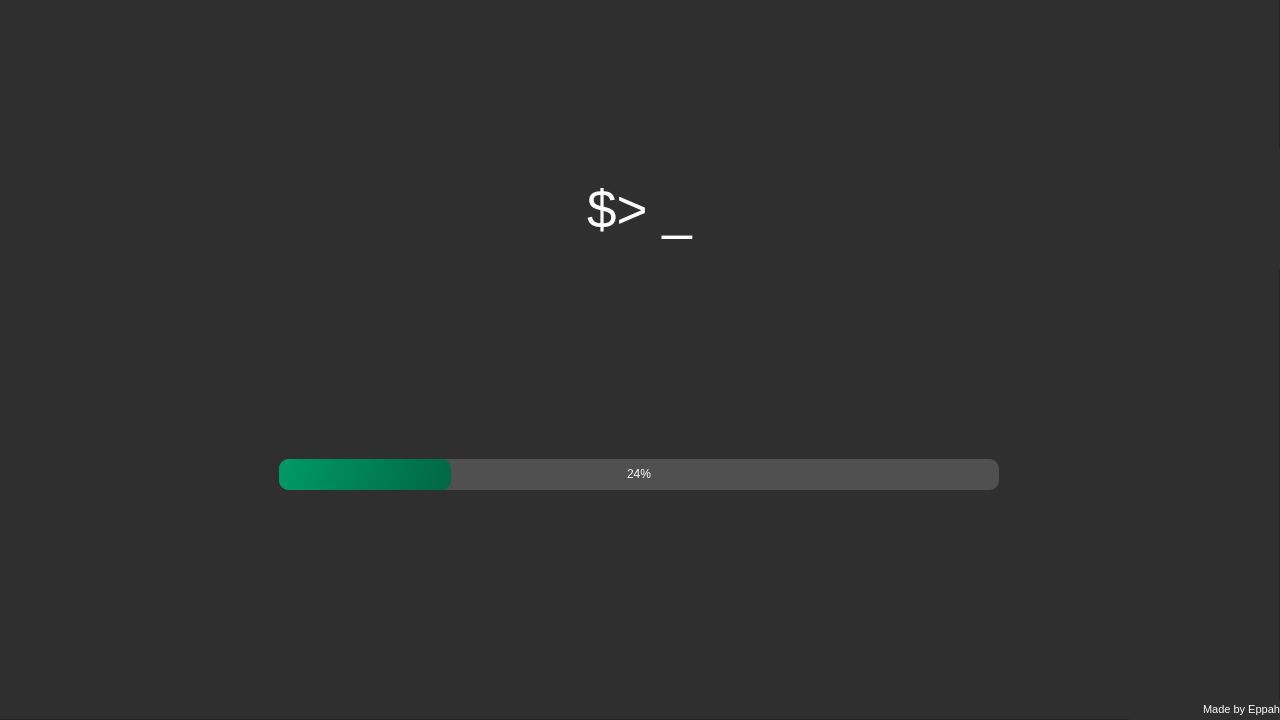
<?xml version="1.0" encoding="UTF-8"?>
<ui version="4.0">
 <class>CAM2ascii</class>
 <widget class="QMainWindow" name="CAM2ascii">
  <property name="geometry">
   <rect>
    <x>0</x>
    <y>0</y>
    <width>1280</width>
    <height>720</height>
   </rect>
  </property>
  <property name="minimumSize">
   <size>
    <width>1280</width>
    <height>720</height>
   </size>
  </property>
  <property name="maximumSize">
   <size>
    <width>1280</width>
    <height>720</height>
   </size>
  </property>
  <property name="windowTitle">
   <string notr="true">CAM2ascii</string>
  </property>
  <widget class="QWidget" name="centralwidget">
   <widget class="QFrame" name="loadingMenuFrame">
    <property name="geometry">
     <rect>
      <x>-1</x>
      <y>-1</y>
      <width>1281</width>
      <height>721</height>
     </rect>
    </property>
    <property name="styleSheet">
     <string notr="true">QFrame {
	
	background-color: rgb(47, 47, 47);
	color: white
}</string>
    </property>
    <property name="frameShape">
     <enum>QFrame::StyledPanel</enum>
    </property>
    <property name="frameShadow">
     <enum>QFrame::Raised</enum>
    </property>
    <widget class="QLabel" name="title">
     <property name="geometry">
      <rect>
       <x>0</x>
       <y>150</y>
       <width>1281</width>
       <height>121</height>
      </rect>
     </property>
     <property name="font">
      <font>
       <pointsize>40</pointsize>
      </font>
     </property>
     <property name="styleSheet">
      <string notr="true">QLabel {
	color: rgb(255, 255, 255)
}</string>
     </property>
     <property name="text">
      <string>$&gt; _</string>
     </property>
     <property name="alignment">
      <set>Qt::AlignCenter</set>
     </property>
    </widget>
    <widget class="QProgressBar" name="progressBar">
     <property name="geometry">
      <rect>
       <x>280</x>
       <y>460</y>
       <width>720</width>
       <height>31</height>
      </rect>
     </property>
     <property name="styleSheet">
      <string notr="true">QProgressBar {
	border-radius : 10px;
	border-style: none;
	background-color: rgb(80, 80, 80);
	color:white;
	text-align: center;
}

QProgressBar::chunk {
	border-radius : 10px;
	background-color: qlineargradient(spread:pad, x1:0, y1:0.512, x2:1, y2:0.579227, stop:0 rgba(0, 153, 102, 255), stop:1 rgba(0, 104, 69, 255));
}</string>
     </property>
     <property name="value">
      <number>24</number>
     </property>
    </widget>
    <widget class="QLabel" name="author">
     <property name="geometry">
      <rect>
       <x>1130</x>
       <y>700</y>
       <width>151</width>
       <height>21</height>
      </rect>
     </property>
     <property name="font">
      <font>
       <pointsize>8</pointsize>
      </font>
     </property>
     <property name="styleSheet">
      <string notr="true">QLabel {
	color:white
}</string>
     </property>
     <property name="text">
      <string>Made by Eppah</string>
     </property>
     <property name="alignment">
      <set>Qt::AlignRight|Qt::AlignTrailing|Qt::AlignVCenter</set>
     </property>
     <property name="margin">
      <number>2</number>
     </property>
    </widget>
   </widget>
  </widget>
 </widget>
 <resources/>
 <connections/>
</ui>
